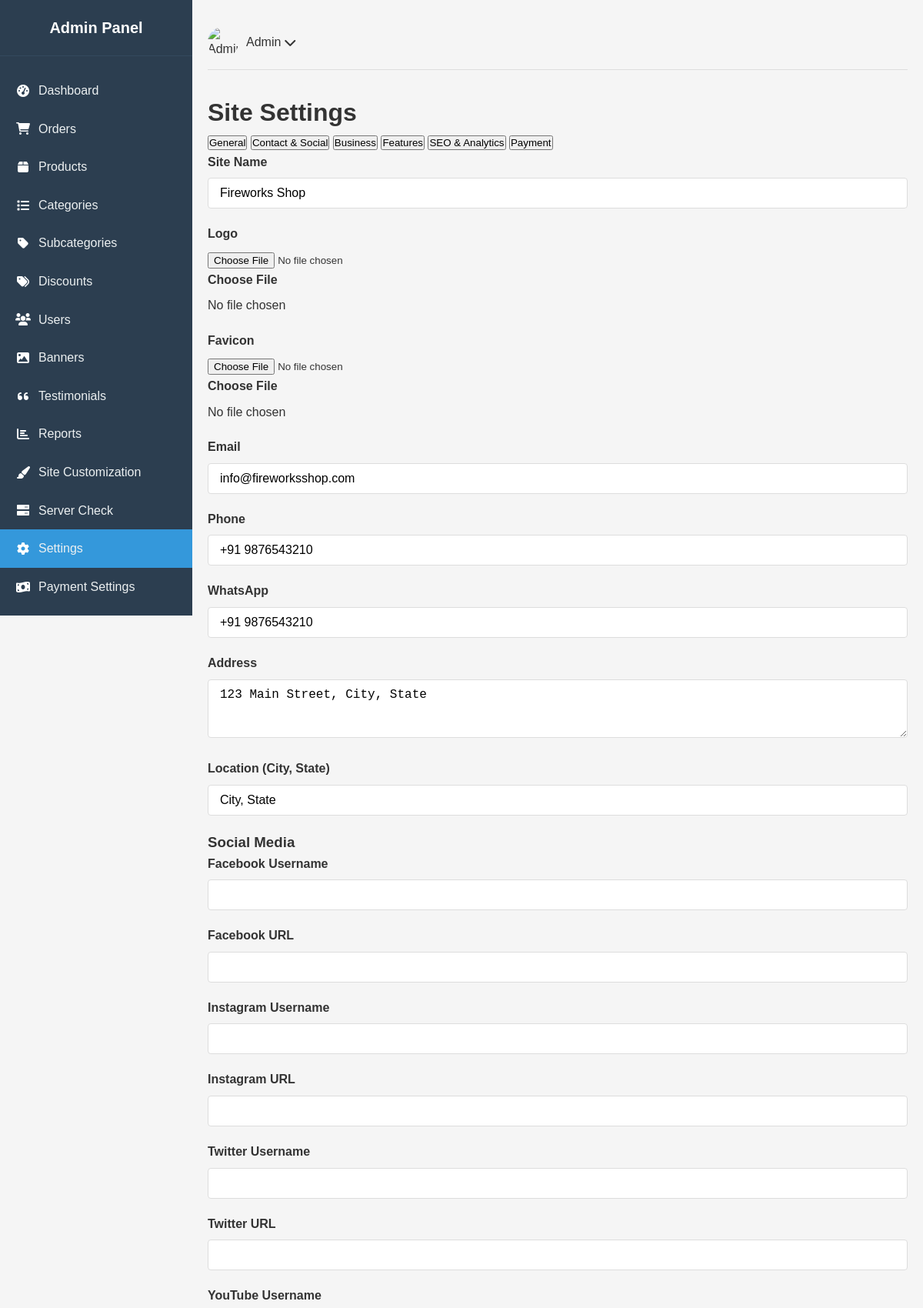
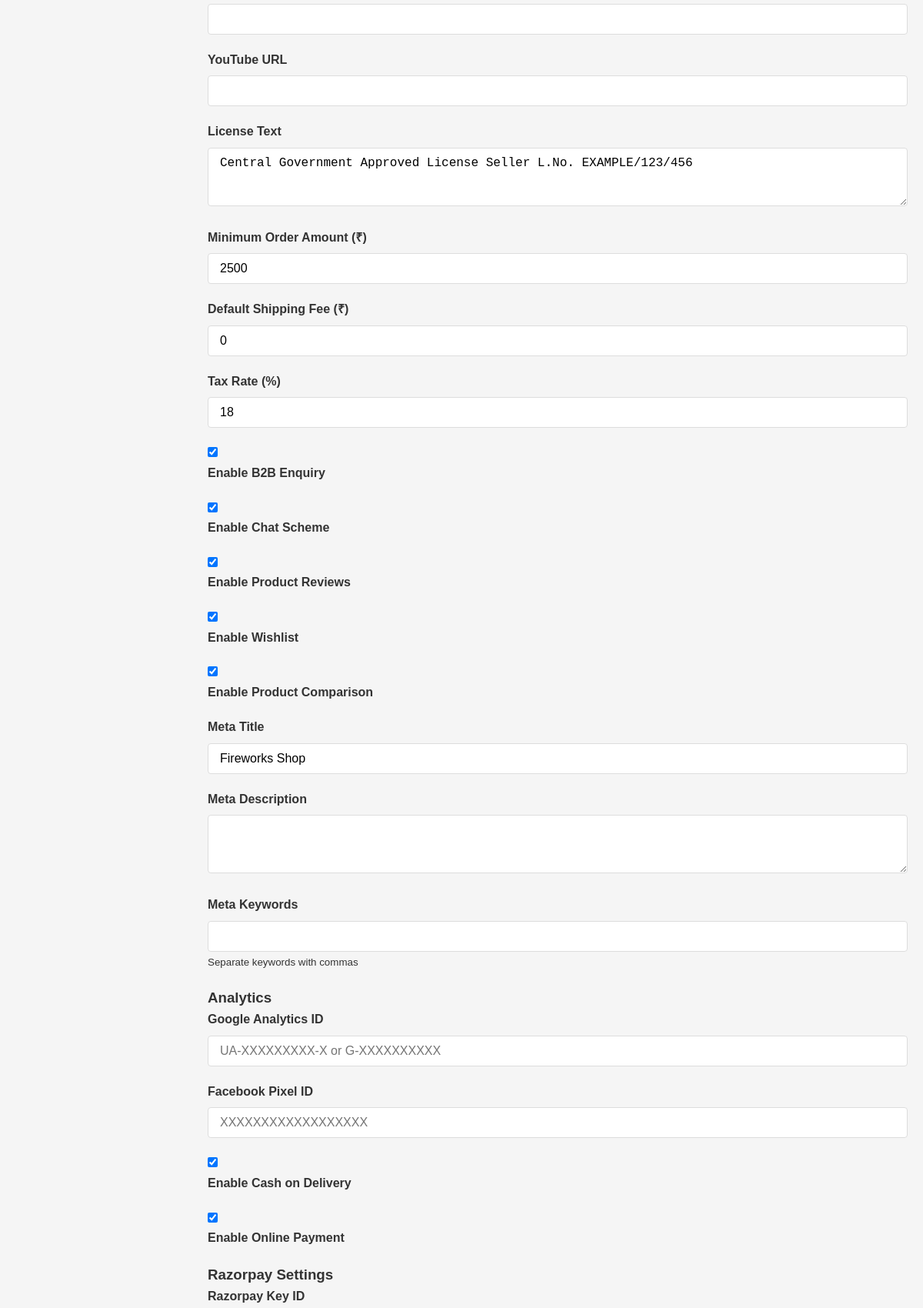
Page /admin/settings.php (signed in, upper part) on the committed database (2 pictures, top to bottom).
### tables this page shows
CREATE TABLE IF NOT EXISTS site_settings (
    id INT PRIMARY KEY DEFAULT 1,
    site_name VARCHAR(100) NOT NULL,
    logo VARCHAR(255) DEFAULT NULL,
    favicon VARCHAR(255) DEFAULT NULL,
    email VARCHAR(100) DEFAULT NULL,
    phone VARCHAR(20) DEFAULT NULL,
    whatsapp VARCHAR(20) DEFAULT NULL,
    address TEXT DEFAULT NULL,
    location VARCHAR(255) DEFAULT NULL,
    social_facebook VARCHAR(255) DEFAULT NULL,
    social_facebook_url VARCHAR(255) DEFAULT NULL,
    social_instagram VARCHAR(255) DEFAULT NULL,
    social_instagram_url VARCHAR(255) DEFAULT NULL,
    social_twitter VARCHAR(255) DEFAULT NULL,
    social_twitter_url VARCHAR(255) DEFAULT NULL,
    social_youtube VARCHAR(255) DEFAULT NULL,
    social_youtube_url VARCHAR(255) DEFAULT NULL,
    license_text TEXT DEFAULT NULL,
    b2b_enabled TINYINT(1) DEFAULT 1,
    chat_enabled TINYINT(1) DEFAULT 1,
    updated_at TIMESTAMP DEFAULT CURRENT_TIMESTAMP ON UPDATE CURRENT_TIMESTAMP
);

### admin/settings.php (the view, shortened to what this page needs)
<?php
include '../includes/db_connect.php';
$adminId = $_SESSION['admin_id'];
$adminQuery = "SELECT * FROM admins WHERE id = $adminId";
$adminResult = mysqli_query($conn, $adminQuery);
$admin = mysqli_fetch_assoc($adminResult);
$settingsQuery = "SELECT * FROM site_settings WHERE id = 1";
$settingsResult = mysqli_query($conn, $settingsQuery);
$settings = mysqli_fetch_assoc($settingsResult);
?>
<!DOCTYPE html>
<html lang="en">
<head>
    <link rel="stylesheet" href="assets/css/admin.css">
    <link rel="stylesheet" href="https://cdnjs.cloudflare.com/ajax/libs/font-awesome/6.0.0-beta3/css/all.min.css">
</head>
<body>
    <div class="admin-container">
        <?php include 'includes/sidebar.php'; ?>
        <main class="main-content">
            <?php include 'includes/topbar.php'; ?>
            <div class="content-wrapper">
                <div class="content-header">
                    <h1>Site Settings</h1>
                </div>
                <div class="settings-container">
                    <form action="" method="POST" enctype="multipart/form-data">
                        <div class="settings-tabs">
                            <div class="tab-nav">
                                <button type="button" class="tab-btn active" data-tab="general">General</button>
                                <button type="button" class="tab-btn" data-tab="contact">Contact & Social</button>
                                <button type="button" class="tab-btn" data-tab="business">Business</button>
                                <button type="button" class="tab-btn" data-tab="features">Features</button>
                                <button type="button" class="tab-btn" data-tab="seo">SEO & Analytics</button>
                                <button type="button" class="tab-btn" data-tab="payment">Payment</button>
                            </div>
                            <div class="tab-content active" id="general">
                                <div class="form-group">
                                    <label for="site_name">Site Name</label>
                                    <input type="text" id="site_name" name="site_name" class="form-control" value="<?php echo $settings['site_name']; ?>" required>
                                </div>
                                <div class="form-group">
                                    <label for="logo">Logo</label>
                                    <div class="file-upload">
                                        <input type="file" id="logo" name="logo" class="file-input">
                                        <label for="logo" class="file-label">Choose File</label>
                                        <span class="file-name">No file chosen</span>
                                    </div>
                                </div>
                                <div class="form-group">
                                    <label for="favicon">Favicon</label>
                                    <div class="file-upload">
                                        <input type="file" id="favicon" name="favicon" class="file-input">
                                        <label for="favicon" class="file-label">Choose File</label>
                                        <span class="file-name">No file chosen</span>
                                    </div>
                                </div>
                            </div>
                            <div class="tab-content" id="contact">
                                <div class="form-group">
                                    <label for="email">Email</label>
                                    <input type="email" id="email" name="email" class="form-control" value="<?php echo $settings['email']; ?>">
                                </div>
                                <div class="form-group">
                                    <label for="phone">Phone</label>
                                    <input type="text" id="phone" name="phone" class="form-control" value="<?php echo $settings['phone']; ?>">
                                </div>
                                <div class="form-group">
                                    <label for="whatsapp">WhatsApp</label>
                                    <input type="text" id="whatsapp" name="whatsapp" class="form-control" value="<?php echo $settings['whatsapp']; ?>">
                                </div>
                                <div class="form-group">
                                    <label for="address">Address</label>
                                    <textarea id="address" name="address" class="form-control" rows="3"><?php echo $settings['address']; ?></textarea>
                                </div>
                                <div class="form-group">
                                    <label for="location">Location (City, State)</label>
                                    <input type="text" id="location" name="location" class="form-control" value="<?php echo $settings['location']; ?>">
                                </div>
                                <h3 class="settings-subtitle">Social Media</h3>
                                <div class="form-group">
                                    <label for="social_facebook">Facebook Username</label>
                                    <input type="text" id="social_facebook" name="social_facebook" class="form-control" value="<?php echo $settings['social_facebook']; ?>">
                                </div>
                                <div class="form-group">
                                    <label for="social_facebook_url">Facebook URL</label>
                                    <input type="url" id="social_facebook_url" name="social_facebook_url" class="form-control" value="<?php echo $settings['social_facebook_url']; ?>">
                                </div>
                                <div class="form-group">
                                    <label for="social_instagram">Instagram Username</label>
                                    <input type="text" id="social_instagram" name="social_instagram" class="form-control" value="<?php echo $settings['social_instagram']; ?>">
                                </div>
                                <div class="form-group">
                                    <label for="social_instagram_url">Instagram URL</label>
                                    <input type="url" id="social_instagram_url" name="social_instagram_url" class="form-control" value="<?php echo $settings['social_instagram_url']; ?>">
                                </div>
                                <div class="form-group">
                                    <label for="social_twitter">Twitter Username</label>
                                    <input type="text" id="social_twitter" name="social_twitter" class="form-control" value="<?php echo $settings['social_twitter']; ?>">
                                </div>
                                <div class="form-group">
                                    <label for="social_twitter_url">Twitter URL</label>
                                    <input type="url" id="social_twitter_url" name="social_twitter_url" class="form-control" value="<?php echo $settings['social_twitter_url']; ?>">
                                </div>
                                <div class="form-group">
                                    <label for="social_youtube">YouTube Username</label>
                                    <input type="text" id="social_youtube" name="social_youtube" class="form-control" value="<?php echo $settings['social_youtube']; ?>">
                                </div>
                                <div class="form-group">
                                    <label for="social_youtube_url">YouTube URL</label>
                                    <input type="url" id="social_youtube_url" name="social_youtube_url" class="form-control" value="<?php echo $settings['social_youtube_url']; ?>">
                                </div>
                            </div>
                            <div class="tab-content" id="business">
                                <div class="form-group">
                                    <label for="license_text">License Text</label>
                                    <textarea id="license_text" name="license_text" class="form-control" rows="3"><?php echo $settings['license_text']; ?></textarea>
                                </div>
                                <div class="form-group">
                                    <label for="min_order_amount">Minimum Order Amount (₹)</label>
                                    <input type="number" id="min_order_amount" name="min_order_amount" class="form-control" value="<?php echo $settings['min_order_amount'] ?? 2500; ?>" min="0" step="100">
                                </div>
                                <div class="form-group">
                                    <label for="shipping_fee">Default Shipping Fee (₹)</label>
                                    <input type="number" id="shipping_fee" name="shipping_fee" class="form-control" value="<?php echo $settings['shipping_fee'] ?? 0; ?>" min="0" step="10">
                                </div>
                                <div class="form-group">
                                    <label for="tax_rate">Tax Rate (%)</label>
                                    <input type="number" id="tax_rate" name="tax_rate" class="form-control" value="<?php echo $settings['tax_rate'] ?? 18; ?>" min="0" max="100" step="0.01">
                                </div>
                            </div>
                            <div class="tab-content" id="features">
                                <div class="form-group checkbox-group">
                                    <input type="checkbox" id="b2b_enabled" name="b2b_enabled" <?php echo $settings['b2b_enabled'] ? 'checked' : ''; ?>>
                                    <label for="b2b_enabled">Enable B2B Enquiry</label>
                                </div>
                                <div class="form-group checkbox-group">
                                    <input type="checkbox" id="chat_enabled" name="chat_enabled" <?php echo $settings['chat_enabled'] ? 'checked' : ''; ?>>
                                    <label for="chat_enabled">Enable Chat Scheme</label>
                                </div>
                                <div class="form-group checkbox-group">
                                    <input type="checkbox" id="reviews_enabled" name="reviews_enabled" <?php echo $settings['reviews_enabled'] ?? 1 ? 'checked' : ''; ?>>
                                    <label for="reviews_enabled">Enable Product Reviews</label>
                                </div>
                                <div class="form-group checkbox-group">
                                    <input type="checkbox" id="wishlist_enabled" name="wishlist_enabled" <?php echo $settings['wishlist_enabled'] ?? 1 ? 'checked' : ''; ?>>
                                    <label for="wishlist_enabled">Enable Wishlist</label>
                                </div>
                                <div class="form-group checkbox-group">
                                    <input type="checkbox" id="compare_enabled" name="compare_enabled" <?php echo $settings['compare_enabled'] ?? 1 ? 'checked' : ''; ?>>
                                    <label for="compare_enabled">Enable Product Comparison</label>
                                </div>
                            </div>
                            <div class="tab-content" id="seo">
                                <div class="form-group">
                                    <label for="meta_title">Meta Title</label>
                                    <input type="text" id="meta_title" name="meta_title" class="form-control" value="<?php echo $settings['meta_title'] ?? $settings['site_name']; ?>">
                                </div>
                                <div class="form-group">
                                    <label for="meta_description">Meta Description</label>
                                    <textarea id="meta_description" name="meta_description" class="form-control" rows="3"><?php echo $settings['meta_description'] ?? ''; ?></textarea>
                                </div>
                                <div class="form-group">
                                    <label for="meta_keywords">Meta Keywords</label>
                                    <input type="text" id="meta_keywords" name="meta_keywords" class="form-control" value="<?php echo $settings['meta_keywords'] ?? ''; ?>">
                                    <small class="form-text">Separate keywords with commas</small>
                                </div>
                                <h3 class="settings-subtitle">Analytics</h3>
                                <div class="form-group">
                                    <label for="google_analytics_id">Google Analytics ID</label>
                                    <input type="text" id="google_analytics_id" name="google_analytics_id" class="form-control" value="<?php echo $settings['google_analytics_id'] ?? ''; ?>" placeholder="UA-XXXXXXXXX-X or G-XXXXXXXXXX">
                                </div>
                                <div class="form-group">
                                    <label for="facebook_pixel_id">Facebook Pixel ID</label>
                                    <input type="text" id="facebook_pixel_id" name="facebook_pixel_id" class="form-control" value="<?php echo $settings['facebook_pixel_id'] ?? ''; ?>" placeholder="XXXXXXXXXXXXXXXXXX">
                                </div>
                            </div>
                            <div class="tab-content" id="payment">
                                <div class="form-group checkbox-group">
                                    <input type="checkbox" id="cod_enabled" name="cod_enabled" <?php echo $settings['cod_enabled'] ?? 1 ? 'checked' : ''; ?>>
                                    <label for="cod_enabled">Enable Cash on Delivery</label>
                                </div>
                                <div class="form-group checkbox-group">
                                    <input type="checkbox" id="online_payment_enabled" name="online_payment_enabled" <?php echo $settings['online_payment_enabled'] ?? 1 ? 'checked' : ''; ?>>
                                    <label for="online_payment_enabled">Enable Online Payment</label>
                                </div>
                                <h3 class="settings-subtitle">Razorpay Settings</h3>
                                <div class="form-group">
                                    <label for="razorpay_key_id">Razorpay Key ID</label>
                                </div>
                            </div>
                        </div>
                    </form>
                </div>
            </div>
        </main>
    </div>
</body>
</html>

### admin/includes/topbar.php (shortened to what this page needs)
<div class="topbar">
    <div class="user-info">
        <div class="user-dropdown">
            <div class="dropdown-toggle" id="user-dropdown-toggle">
                <img src="assets/images/admin-avatar.png" alt="Admin">
                <span><?php echo isset($admin['name']) ? $admin['name'] : 'Admin'; ?></span>
                <i class="fas fa-chevron-down"></i>
            </div>
        </div>
    </div>
</div>

### rows in the picture
site_settings: site_name "Fireworks Shop", email "info@fireworksshop.com", phone "+91 9876543210", whatsapp "+91 9876543210", address "123 Main Street, City, State", location "City, State", license_text "Central Government Approved License Seller L.No. EXAMPLE/123/456", b2b_enabled "☑", chat_enabled "☑", meta_title "Fireworks Shop"

### other values in the picture
$admin['name'] "Admin"
